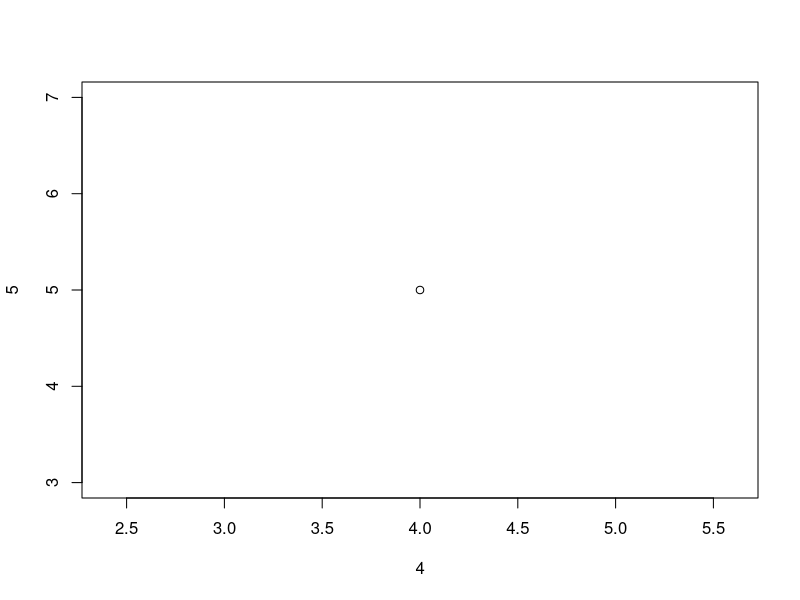
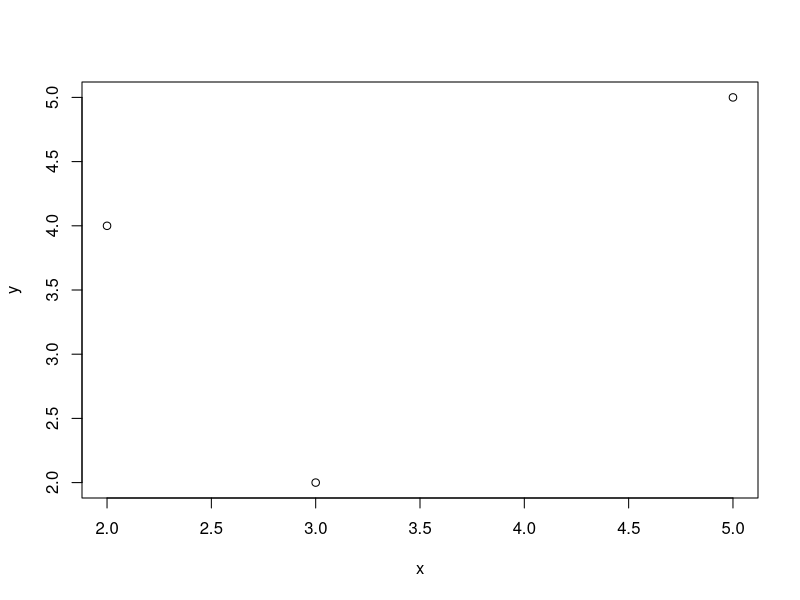
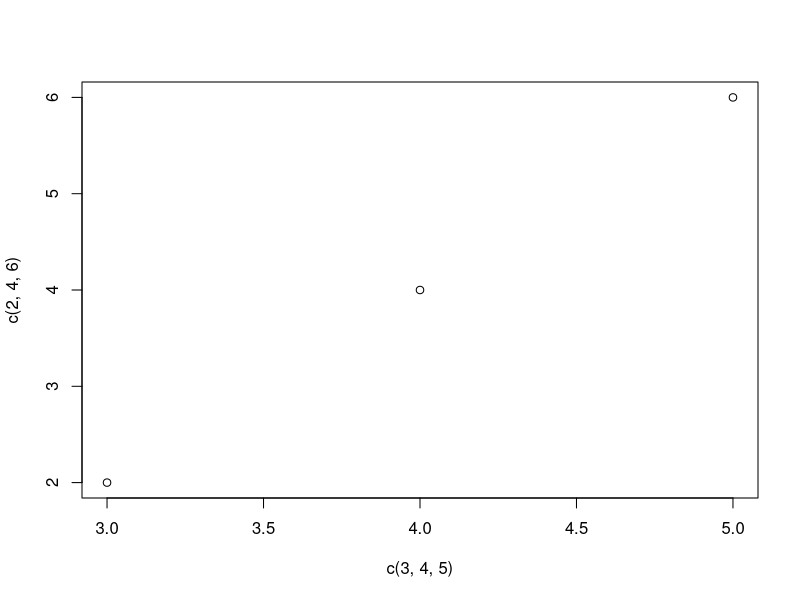
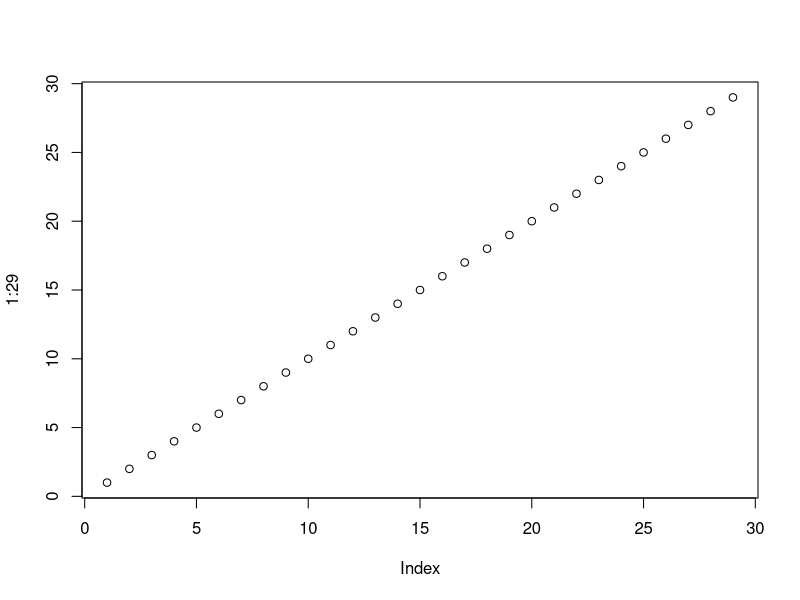
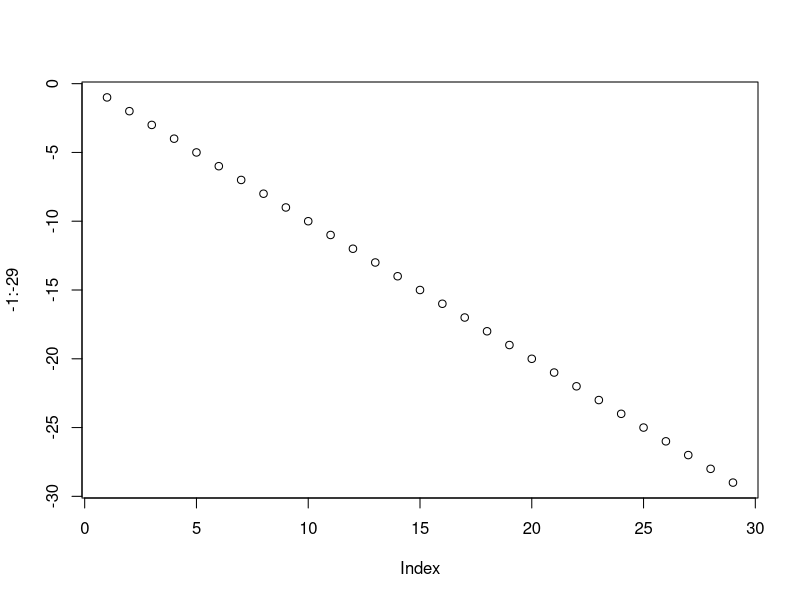
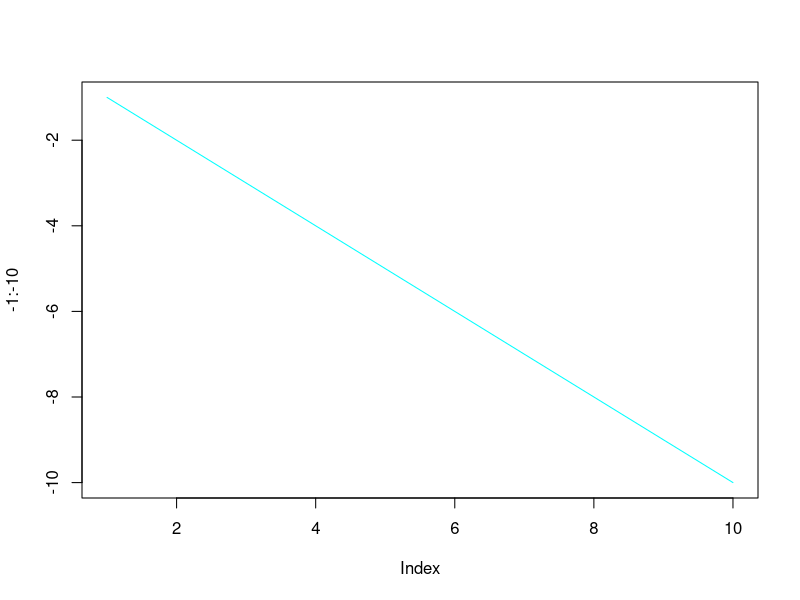
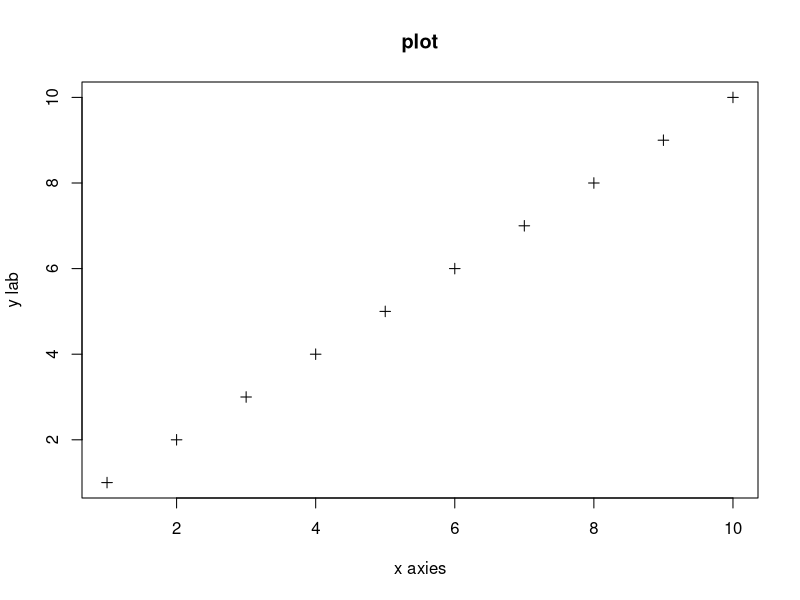
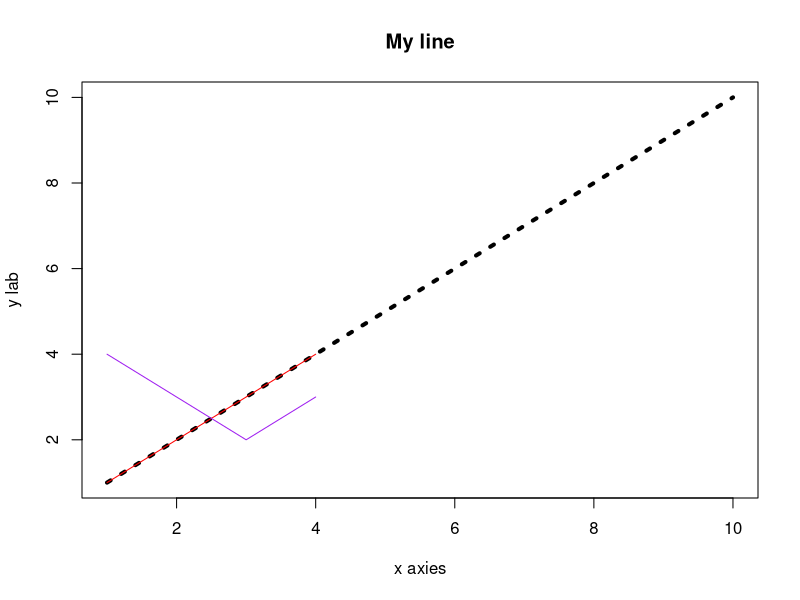

R code for these plots, in order: (Note: this script raises an error after producing the figures.)
# Revision of 5th sem
plot(4, 5)

x <-c(2,3,5)
y<-c(4,2,5)

plot(x,y)

plot(c(3,4,5),c(2,4,6))

plot(1:29)
plot(-1:-29)

#properities
plot(-1:-10, type="l",col='cyan' )

# labels, size, pch 1 to 20
plot(1:10, main = 'plot', xlab = 'x axies', ylab = 'y lab',cex=1,pch=3)

#with line line type ltv, line width lwd
plot(1:10, main = 'My line', xlab = 'x axies', type='l', ylab = 'y lab',lty=3, lwd=4)

# todo: more than one line in graph
line1 = c(1,2,3,4)
line2 = c(4,3,2,3)
line3 = c(7,5,3,4)
plot(lines(line1, type='l', col='red'),
     lines(line2, type='l', col='purple'),
     lines(line3, type='l', col='blue'))



